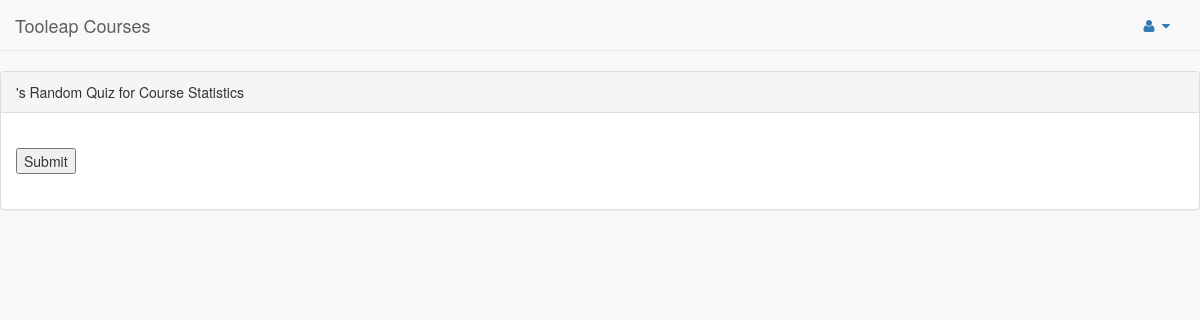
The page /quiz/auto_generated/2/ on the database as committed earlier.
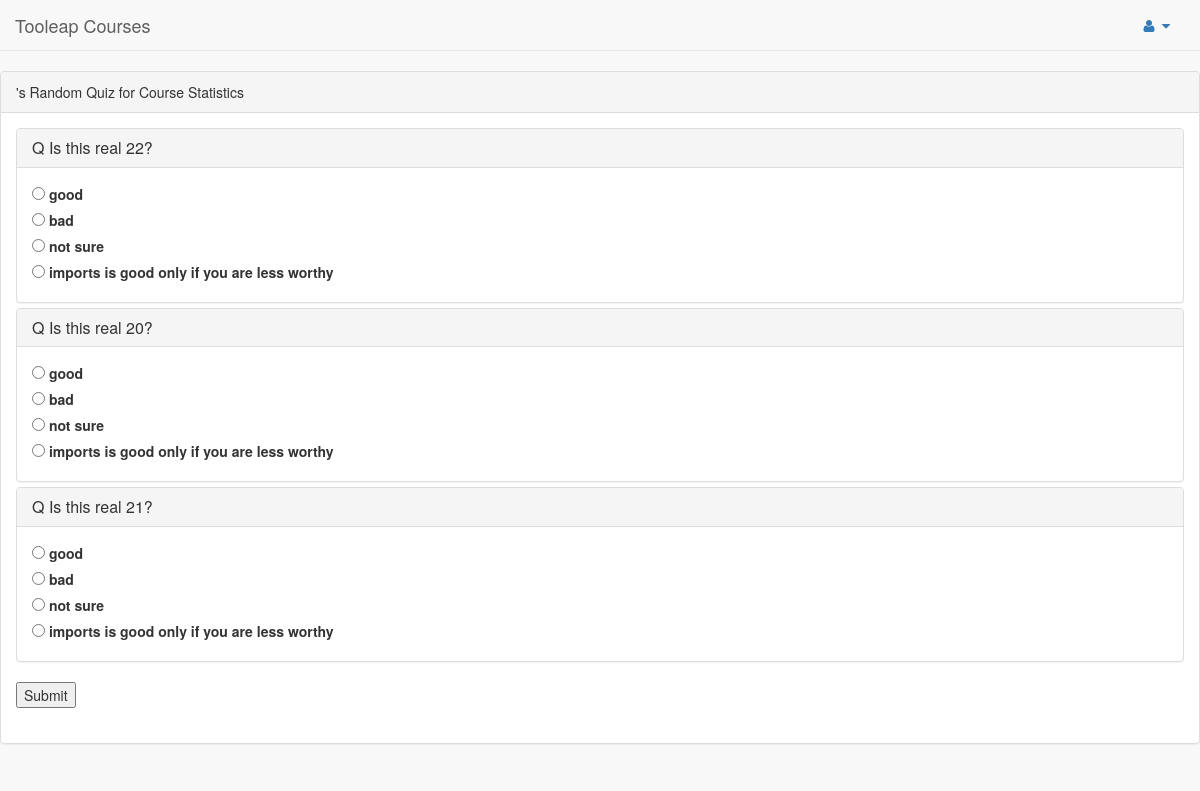
The same page on the database as committed later.
### quiz/models.py (models this page shows, shortened)
class Course(models.Model):
    course_name = models.CharField(max_length=100)
    course_desc = models.CharField(max_length=500)

class Question(models.Model):
    question_text = models.CharField(max_length=500)
    course_id = models.ForeignKey(Course,  on_delete=models.CASCADE)
    pub_date = models.DateTimeField('date published')
    question_level = models.CharField(max_length=20)
    category_id = models.ForeignKey(Category,  on_delete=models.CASCADE, default = 0)

class Answer(models.Model):
    question = models.ForeignKey(Question, on_delete=models.CASCADE)
    answer_text = models.CharField(max_length=250)
    answer_explanation = models.CharField(max_length=500)
    is_right = models.CharField(max_length=25) ### TODO: Change to Boolean
    def __str__(self):
        return self.answer_text

### quiz/views.py (the view)
# urls.py: path('auto_generated/<int:course_id>/', views.auto_generated, name='auto_generated'),
@csrf_exempt
def auto_generated(request, course_id):
    total_number_of_questions = 20 ##TODO Change
    course_name = get_course_name(course_id)
    template = loader.get_template('quiz/auto_generated_quiz.html')
    course_questions_list = get_course_questions(course_id)
    course_questions_list = list(course_questions_list)
    random.shuffle(course_questions_list)
    course_questions_list = course_questions_list[:total_number_of_questions]
    questions_dict = {}  ## Will have muliple Question Text and Question Answers
    for question in course_questions_list:
        questions_answers_list = Answer.objects.filter(question_id=question.id)
        questions_dict[question.question_text] = questions_answers_list
    context = {
    'course_id': course_id,
    'questions_dict':questions_dict,
    'course_name': course_name,
}
    return HttpResponse(template.render(context, request))

### quiz/views.py (called while the page is built)
def get_course_name(course_id):
    course = Course.objects.get(id = course_id)
    return course.course_name

def get_course_questions(course_id):
    course_question_list = Question.objects.filter(course_id=course_id)
    return course_question_list

### quiz/templates/quiz/auto_generated_quiz.html (shortened to what this page needs)
{% load static %}
<!doctype html>
<html>
<head>
    <link href="{% static 'vendor/bootstrap/css/bootstrap.min.css' %}" rel="stylesheet">
    <link href="{% static 'vendor/metisMenu/metisMenu.min.css' %}" rel="stylesheet">
    <link href="{% static 'dist/css/sb-admin-2.css' %}" rel="stylesheet">
    <link href="{% static 'vendor/font-awesome/css/font-awesome.min.css' %}" rel="stylesheet">
</head>
</head>
<body>
  <nav class="navbar navbar-default navbar-static-top" role="navigation" style="margin-bottom: 0">
      <div class="navbar-header">
          <a class="navbar-brand" href=#>Tooleap Courses</a>
      </div>
      <ul class="nav navbar-top-links navbar-right">
        <li class="dropdown">
            <a class="dropdown-toggle" data-toggle="dropdown" href="#">
                <i class="fa fa-user fa-fw"></i> <i class="fa fa-caret-down"></i>
            </a>
        </li>
              </ul>
  </nav>
<br>
  <form method="post" action="/quiz/course/{{user.id}}/{{course_id}}/answers">
    <div class="row">
        <div class="col-lg-12">
            <div class="panel panel-default">
                <div class="panel-heading">
                      {{user.username}}'s Random Quiz for Course {{course_name}}
                </div>
                <div class="panel-body">
                    <div class="panel-group" id="accordion">
                      {% for question, answers in questions_dict.items %}
                           <div class="panel panel-default">
                               <div class="panel-heading">
                                   <h4 class="panel-title">
                                       <a data-toggle="collapse" data-parent="#accordion" href="#{{course.id}}"> Q {{question}}</a>
                                   </h4>
                               </div>
                               <div id="{{ course.id }}" class="panel-collapse collapse in">
                                   <div class="panel-body">
                                     {% for answer in answers %}
                                         <input type="radio" name="{{question}}" id="answer{{ forloop.counter }}" value="{{ answer.answer_text }}" />
                                         <label for="answer{{ answer }}">{{ answer }}</label><br>
                                     {% endfor %}
                                    </div>
                               </div>
                           </div>
                      {% endfor %}
                      <br>
                        <input type="submit" value="Submit">
                    </div>
                </div>
            </div>
        </div>
      </div>
</form>
</body>
</html>

Rows that differ between the two databases and show on the page:
added Question: questions_dict "Is this real 22?"
added Answer: answer_text "good", shown under "Is this real 22?"
added Answer: answer_text "bad", shown under "Is this real 22?"
added Answer: answer_text "not sure", shown under "Is this real 22?"
added Answer: answer_text "imports is good only if you are less worthy", shown under "Is this real 22?"
added Question: questions_dict "Is this real 20?"
added Answer: answer_text "good", shown under "Is this real 20?"
added Answer: answer_text "bad", shown under "Is this real 20?"
added Answer: answer_text "not sure", shown under "Is this real 20?"
added Answer: answer_text "imports is good only if you are less worthy", shown under "Is this real 20?"
added Question: questions_dict "Is this real 21?"
added Answer: answer_text "good", shown under "Is this real 21?"
added Answer: answer_text "bad", shown under "Is this real 21?"
added Answer: answer_text "not sure", shown under "Is this real 21?"
added Answer: answer_text "imports is good only if you are less worthy", shown under "Is this real 21?"
Other text that changed with them:
new list line: "Q"
